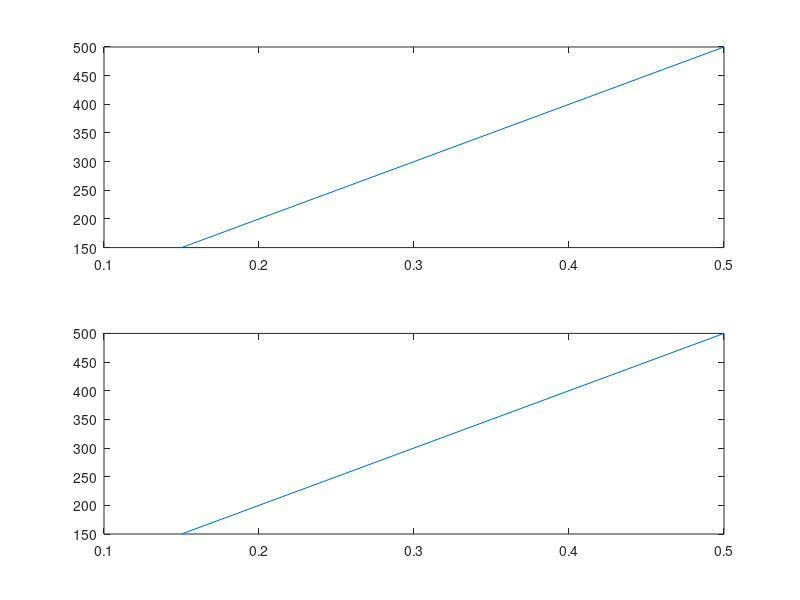

This figure's MATLAB source:
clc
clear all
close all
% Key Parameters of the cart
R = linspace(0.15,0.5,8) %Wheel Radius in metres
L = 3.1 % Axel distance between the wheels in metres
d = 1.5  % Distance of COM from the Axel    metres

M = 4000 % Mass of the entire robot including wheels and actuators kg
J = 3402     % Moment of Inertia with respect to centre of Mass kg*m^2


% Forward Differential Kinematics Model
vu_r = 0.5   % right wheel linear velocity in metres
vu_l = 0.5 % left wheel linear velocity in metres

x_dot_robot_frame = (vu_r+vu_l)/2 % average linear velocity of the frame
theta_dot = R*(vu_r-vu_l)/(2*L)% angular velocity of the COM
theta_ddot = 0.0% angular accelaration COM



d_psi_r = vu_r./R   % right wheel angular velocity   rad/s
d_psi_l =  vu_r./R   % left wheel angular velocity   rad/s
dd_psi_r = vu_r./R  % right wheel angular accelaration rad/s^2    assuming for now
dd_psi_l = vu_r./R  % left wheel angular accelaration  rad/s^2    assuming for now

% Parameters of dynamic Model in terms of Rotational velocities and
% Actuator Torques using Newton-Euler Approach
r_first_term = (((R.*(M*d^2+J))/(4*L^2))+((M.*R)/4)).*dd_psi_r
r_second_term = (((-1*R.*(M*d^2+J))/(4*L^2))+((M.*R)/4)).*dd_psi_l
r_third_term = ((M*d.*R.^2)/(4*L^2)).*(d_psi_l.^2)
r_fourth_term = ((M*d.*R.^2)/(4*L^2)).*d_psi_r.*d_psi_l

l_first_term  = (((R.*(M*d^2+J))/(4*L^2))+((M.*R)/4)).*dd_psi_l
l_second_term = (((-1*R.*(M*d^2+J))/(4*L^2))+((M.*R)/4)).*dd_psi_r
l_third_term =   ((M*d.*R.^2)/(4*L^2)).*(d_psi_r.^2)
l_fourth_term = ((M*d.*R.^2)/(4*L^2)).*d_psi_r.*d_psi_l


% Torque Calculation based on Dynamic Model
tau_r = R.*(r_first_term+r_second_term-r_third_term+r_fourth_term)
tau_l = R.*(l_first_term+l_second_term-l_third_term+r_fourth_term)

figure
subplot(2,1,1)
plot(R,tau_l)
subplot(2,1,2)
plot(R,tau_r)

